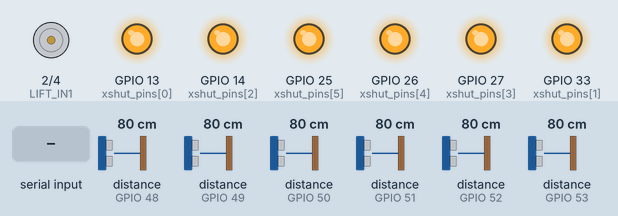
Bench run of a sketch on a simulated ESP32. Parts: motor-driver pin pairs drawn as motors (green arrow = first pin HIGH = forward, orange = second pin HIGH = backward, longer = more drive), output pins drawn as LEDs (lit = HIGH). The inputs (shaded band) are chosen by the test bench; at power-on: distance to the obstacle (sensors on GPIO 48, GPIO 49, GPIO 50, GPIO 51, GPIO 52, GPIO 53) 80 cm. What the sketch prints to the serial monitor is not drawn.

Above: at 6.2 s.
6.3 s: "D,1\n" received over Serial
At 7.6 s:
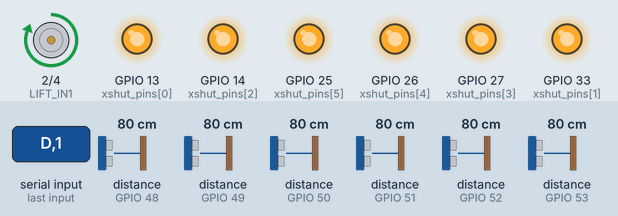
7.9 s: "U,1\n" received over Serial
At 9.2 s:
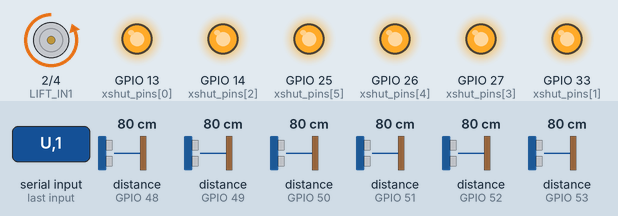
Timing chart, 0 to 10.9 s (numbered marks = the images above; inputs shaded):
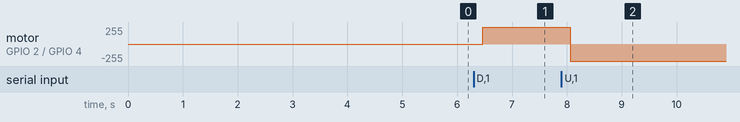

The sketch:

pepe_tof_infrarrojos_array.ino
```cpp
#include <Wire.h>
#include <VL53L0X.h>

// ==================== PINES VL53L0X (XSHUT) ====================
const int xshut_pins[6] = {13, 33, 14, 27, 26, 25};
const uint8_t VL53L0X_ADDR[6] = {0x30, 0x31, 0x32, 0x33, 0x34, 0x35};

VL53L0X laser[6];
bool laser_ok[6] = {false};

// Coeficientes de calibración (distancia)
float cal_a[6] = {0.873739, 0.907897, 0.907471, 0.919777, 1.0, 1.033659};
float cal_b[6] = {-60.3550, -45.3924, -47.8188, -22.8812, -64.64, -71.7347};

// Variables para control de frecuencia de envío de LiDAR
unsigned long last_send = 0;
unsigned long send_interval_ms = 50;   // 20 Hz

// ==================== PINES ELEVADOR (montacargas) ====================
#define LIFT_IN1  2   // D2 (GPIO2)
#define LIFT_IN2  4   // D4 (GPIO4)

volatile bool lift_up = false;
volatile bool lift_down = false;

// ==================== FUNCIONES ELEVADOR ====================
void liftStop() {
  digitalWrite(LIFT_IN1, LOW);
  digitalWrite(LIFT_IN2, LOW);
  lift_up = false;
  lift_down = false;
}

void liftUp() {
  digitalWrite(LIFT_IN1, HIGH);
  digitalWrite(LIFT_IN2, LOW);
  // Los flags se mantienen para que el loop repita la orden
}

void liftDown() {
  digitalWrite(LIFT_IN1, LOW);
  digitalWrite(LIFT_IN2, HIGH);
}

// ==================== CONFIGURACIÓN ====================
void setup() {
  Serial.begin(115200);
  delay(500);

  // Configurar pines del elevador
  pinMode(LIFT_IN1, OUTPUT);
  pinMode(LIFT_IN2, OUTPUT);
  liftStop();

  // I2C para sensores ToF
  Wire.begin(18, 19);
  Wire.setClock(10000);
  Serial.println("--- ESP32 ToF: iniciando 6 sensores ---");

  // Apagar todos los sensores
  for (int i = 0; i < 6; i++) {
    pinMode(xshut_pins[i], OUTPUT);
    digitalWrite(xshut_pins[i], LOW);
  }
  delay(50);

  // Inicializar uno por uno
  for (int i = 0; i < 6; i++) {
    digitalWrite(xshut_pins[i], HIGH);
    delay(150);
    if (laser[i].init(true)) {
      laser_ok[i] = true;
      laser[i].setTimeout(500);
      delay(100);
      laser[i].setAddress(VL53L0X_ADDR[i]);
      laser[i].setMeasurementTimingBudget(20000);
      laser[i].startContinuous();
      Serial.printf("Sensor %d OK\n", i);
    } else {
      laser_ok[i] = false;
      digitalWrite(xshut_pins[i], LOW);
      Serial.printf("Sensor %d FAIL\n", i);
    }
  }
  Serial.println("--- Enviando datos LiDAR cada 50 ms (20 Hz) ---");
  Serial.println("--- Comandos elevador: U,1 (subir), D,1 (bajar), S,0 (detener) ---");
}

// ==================== BUCLE PRINCIPAL ====================
void loop() {
  // Leer comandos serie (tanto para ToF como para elevador)
  while (Serial.available()) {
    String cmd = Serial.readStringUntil('\n');
    cmd.trim();

    // Comandos para el ToF
    if (cmd == "X,1") {
      Serial.println("Reiniciando por comando...");
      delay(100);
      ESP.restart();
    }
    else if (cmd.startsWith("FREQ,")) {
      int new_interval = cmd.substring(5).toInt();
      if (new_interval >= 20 && new_interval <= 1000) {
        send_interval_ms = new_interval;
        Serial.printf("Intervalo de LiDAR cambiado a %d ms\n", send_interval_ms);
      } else {
        Serial.println("ERROR: intervalo 20-1000 ms");
      }
    }
    // Comandos para el elevador
    else if (cmd == "D,1") {
      liftStop();
      lift_up = true;
      lift_down = false;
      Serial.println("Elevador subiendo");
    }
    else if (cmd == "U,1") {
      liftStop();
      lift_up = false;
      lift_down = true;
      Serial.println("Elevador bajando");
    }
    else if (cmd == "S,0") {
      liftStop();
      Serial.println("Elevador detenido");
    }
  }

  // Control del elevador (no bloqueante)
  if (lift_up) liftUp();
  else if (lift_down) liftDown();
  else liftStop();

  // Envío periódico de datos LiDAR
  unsigned long now = millis();
  if (now - last_send >= send_interval_ms) {
    last_send = now;

    Serial.print("L");
    for (int i = 0; i < 6; i++) {
      Serial.print(",");
      if (laser_ok[i]) {
        uint16_t raw = laser[i].readRangeContinuousMillimeters();
        if (laser[i].timeoutOccurred() || raw > 8000) {
          Serial.print("8000");
        } else {
          float corrected = cal_a[i] * raw + cal_b[i];
          if (corrected < 0) corrected = 0;
          if (corrected > 2000) corrected = 2000;
          Serial.print((int)corrected);
        }
      } else {
        Serial.print("ERR");
      }
    }
    Serial.println();

    // Pequeña pausa para evitar saturación del buffer UART
    delay(1);
  }
}
```

Measured:
- after the input at 6.3 s, motor on GPIO 2 (LIFT_IN1) / GPIO 4 (LIFT_IN2): stopped → forward 255/255 after 0.16 s
- after the input at 7.9 s, motor on GPIO 2 (LIFT_IN1) / GPIO 4 (LIFT_IN2): forward 255/255 → backward 255/255 after 0.16 s
